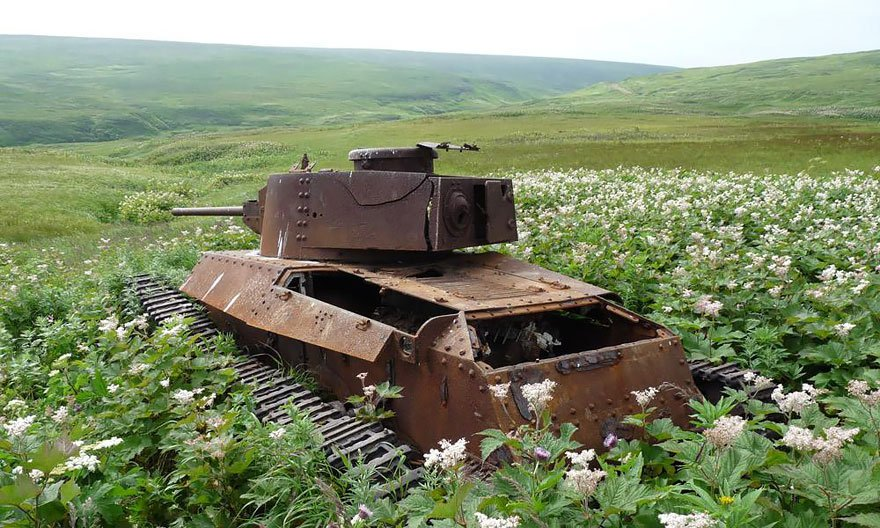
#> input picture Peace.jpg, 880 x 528 px
$ python 9.py
#> lines starting #> are read from the running program, lines starting #| are printed output that depends on the picture
import cv2
import numpy
'''
img = cv2.imread('../Peace.jpg')
ball = img[20:30,30:30]
img[40:40,50:50]=ball

r,g,b=cv2.split(img)
img=cv2.merge(r,g,b)
'''
from matplotlib import pyplot as plt
img = cv2.imread('../Peace.jpg')
#> img is the input picture: shape (528, 880, 3); mean B, G, R 105.8, 137.3, 127.3
blue = [255,0,0]
replicate = cv2.copyMakeBorder(img,10,10,10,10,cv2.BORDER_REPLICATE)
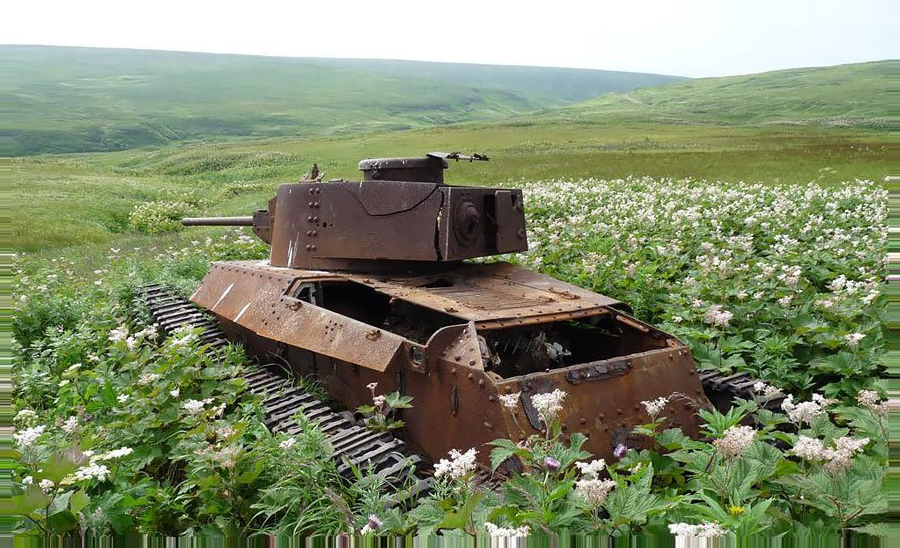
#> replicate: shape (548, 900, 3); mean B, G, R 107.8, 139.2, 128.9
reflect = cv2.copyMakeBorder(img,10,10,10,10,cv2.BORDER_REFLECT)
reflect101 = cv2.copyMakeBorder(img,10,10,10,10,cv2.BORDER_REFLECT101)
wrap = cv2.copyMakeBorder(img,10,10,10,10,cv2.BORDER_WRAP)
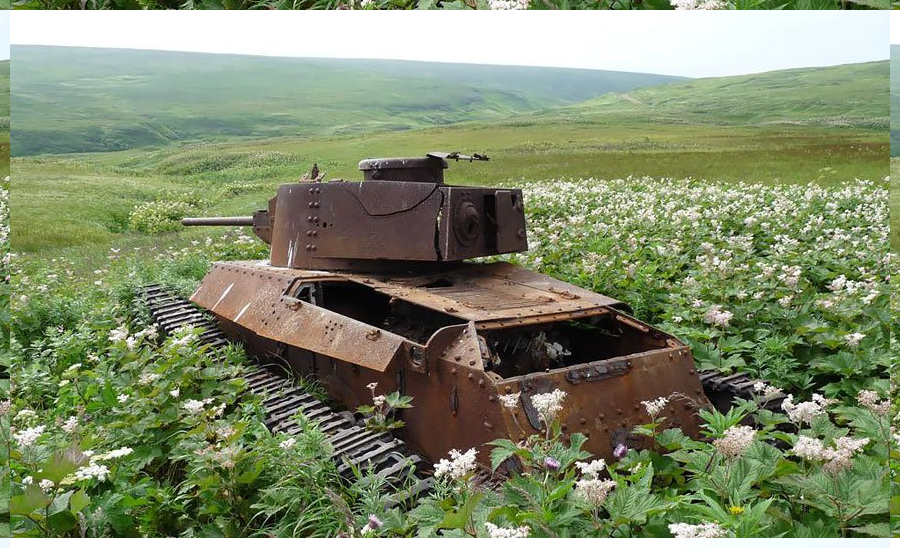
#> wrap: shape (548, 900, 3); mean B, G, R 107.8, 139.3, 129
constant = cv2.copyMakeBorder(img,10,10,10,10,cv2.BORDER_CONSTANT,value=blue)
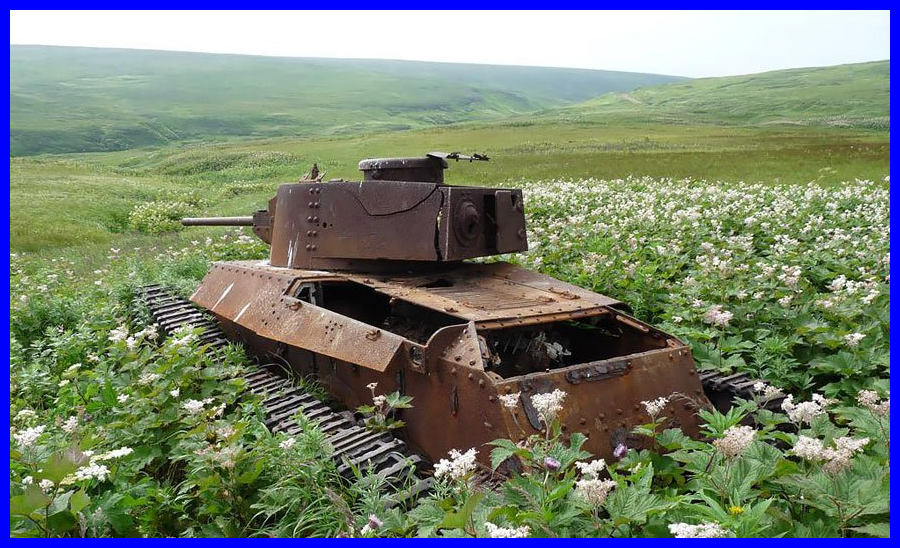
#> constant: shape (548, 900, 3); mean B, G, R 114.4, 129.4, 120

plt.subplot(231),plt.imshow(img,'gray'),plt.title('original')
plt.subplot(232),plt.imshow(replicate,'gray'),plt.title('replicate')
plt.subplot(233),plt.imshow(reflect,'gray'),plt.title('reflect')
plt.subplot(234),plt.imshow(reflect101,'gray'),plt.title('reflect101')
plt.subplot(235),plt.imshow(wrap,'gray'),plt.title('wrap')
plt.subplot(236),plt.imshow(constant,'gray'),plt.title('constant')

plt.show()
#> figure, not shown here; B, G, R data is drawn as R, G, B
